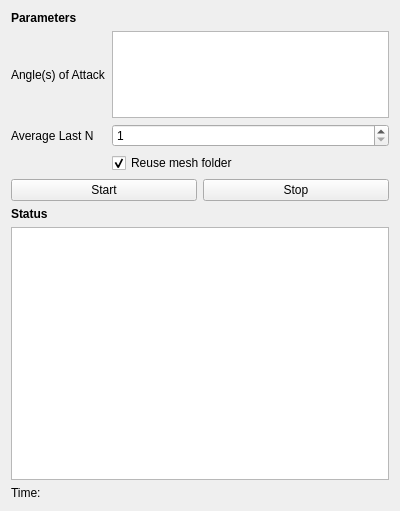
<?xml version="1.0" encoding="UTF-8"?>
<ui version="4.0">
 <class>Form</class>
 <widget class="QWidget" name="Form">
  <property name="geometry">
   <rect>
    <x>0</x>
    <y>0</y>
    <width>400</width>
    <height>511</height>
   </rect>
  </property>
  <property name="windowTitle">
   <string>Form</string>
  </property>
  <layout class="QVBoxLayout" name="verticalLayout">
   <item>
    <layout class="QGridLayout" name="gridLayout">
     <item row="0" column="0">
      <widget class="QLabel" name="label">
       <property name="font">
        <font>
         <weight>75</weight>
         <bold>true</bold>
        </font>
       </property>
       <property name="text">
        <string>Parameters</string>
       </property>
      </widget>
     </item>
     <item row="1" column="0">
      <layout class="QGridLayout" name="gridLayout_3">
       <item row="0" column="0">
        <widget class="QLabel" name="label_2">
         <property name="text">
          <string>Angle(s) of Attack</string>
         </property>
        </widget>
       </item>
       <item row="1" column="0">
        <widget class="QLabel" name="label_4">
         <property name="text">
          <string>Average Last N</string>
         </property>
        </widget>
       </item>
       <item row="1" column="1">
        <widget class="Gui::IntSpinBox" name="spinLastN">
         <property name="toolTip">
          <string>Use average of last N values</string>
         </property>
         <property name="minimum">
          <number>1</number>
         </property>
        </widget>
       </item>
       <item row="0" column="1">
        <widget class="QPlainTextEdit" name="editAOA">
         <property name="sizePolicy">
          <sizepolicy hsizetype="Expanding" vsizetype="Fixed">
           <horstretch>0</horstretch>
           <verstretch>0</verstretch>
          </sizepolicy>
         </property>
         <property name="maximumSize">
          <size>
           <width>16777215</width>
           <height>87</height>
          </size>
         </property>
        </widget>
       </item>
       <item row="2" column="1">
        <widget class="Gui::PrefCheckBox" name="checkReuseMeshFolder">
         <property name="toolTip">
          <string>Use the same folder for each mesh. This can result in a substantial reduction of required disk space</string>
         </property>
         <property name="text">
          <string>Reuse mesh folder</string>
         </property>
         <property name="checked">
          <bool>true</bool>
         </property>
         <property name="prefEntry" stdset="0">
          <cstring>User parameter:BaseApp/Preferences/Mod/Rocket/CFD</cstring>
         </property>
         <property name="prefPath" stdset="0">
          <cstring>ReuseMeshFolder</cstring>
         </property>
        </widget>
       </item>
      </layout>
     </item>
    </layout>
   </item>
   <item>
    <layout class="QHBoxLayout" name="horizontalLayout">
     <item>
      <widget class="QPushButton" name="buttonStart">
       <property name="text">
        <string>Start</string>
       </property>
      </widget>
     </item>
     <item>
      <widget class="QPushButton" name="buttonStop">
       <property name="text">
        <string>Stop</string>
       </property>
      </widget>
     </item>
    </layout>
   </item>
   <item>
    <layout class="QGridLayout" name="gridLayout_4">
     <item row="3" column="0">
      <layout class="QGridLayout" name="gridLayout_5"/>
     </item>
     <item row="0" column="0">
      <widget class="QLabel" name="label_3">
       <property name="font">
        <font>
         <weight>75</weight>
         <bold>true</bold>
        </font>
       </property>
       <property name="text">
        <string>Status</string>
       </property>
      </widget>
     </item>
     <item row="2" column="0">
      <widget class="QLabel" name="labelTime">
       <property name="text">
        <string>Time:</string>
       </property>
      </widget>
     </item>
     <item row="1" column="0">
      <widget class="QTextEdit" name="editStatus"/>
     </item>
    </layout>
   </item>
  </layout>
 </widget>
 <customwidgets>
  <customwidget>
   <class>Gui::IntSpinBox</class>
   <extends>QSpinBox</extends>
   <header>Gui/SpinBox.h</header>
  </customwidget>
  <customwidget>
   <class>Gui::PrefCheckBox</class>
   <extends>QCheckBox</extends>
   <header>Gui/PrefWidgets.h</header>
  </customwidget>
 </customwidgets>
 <tabstops>
  <tabstop>editAOA</tabstop>
  <tabstop>spinLastN</tabstop>
  <tabstop>checkReuseMeshFolder</tabstop>
  <tabstop>buttonStart</tabstop>
  <tabstop>buttonStop</tabstop>
  <tabstop>editStatus</tabstop>
 </tabstops>
 <resources/>
 <connections/>
</ui>
